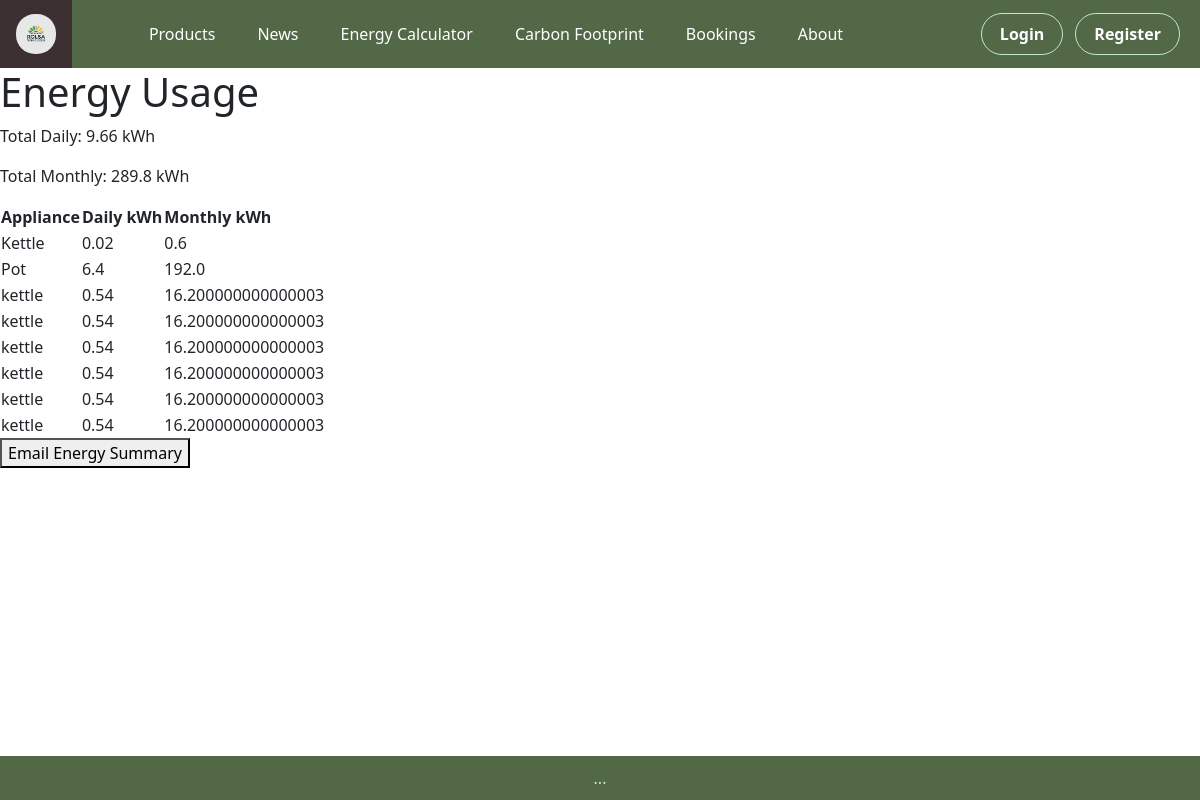
The page /energy on the database as committed earlier.
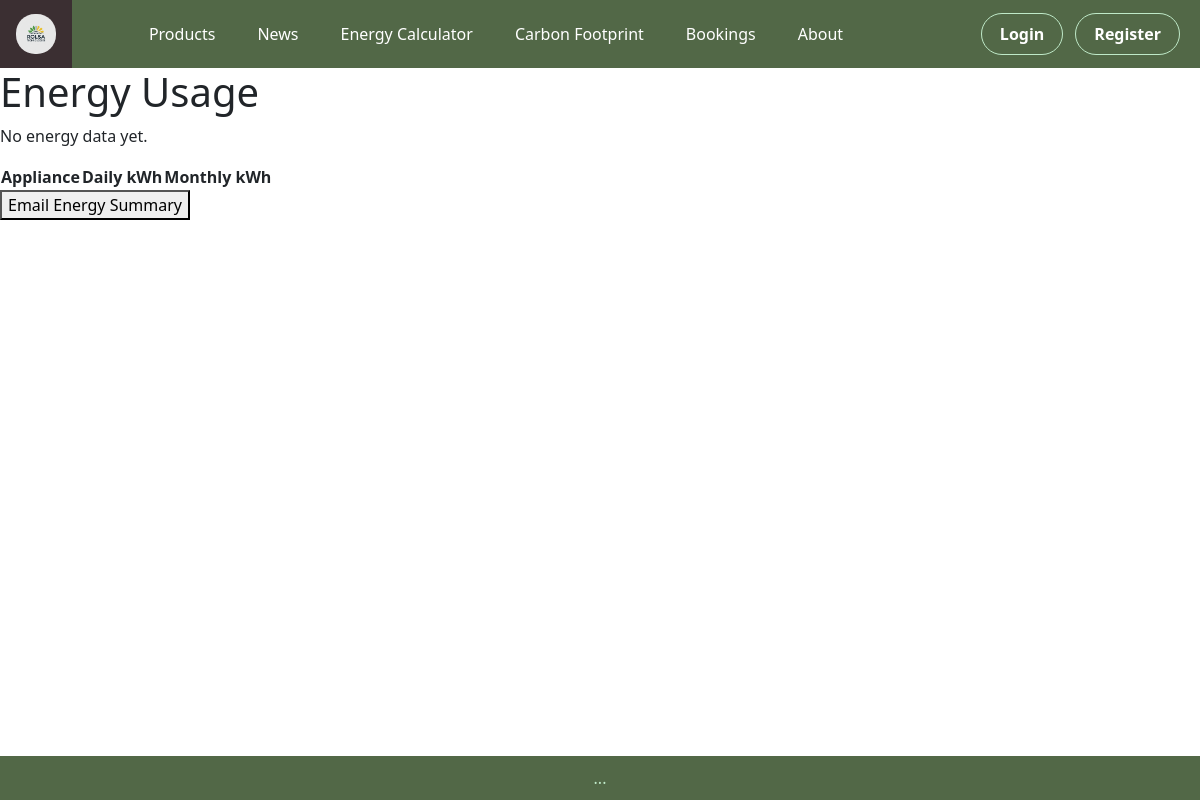
The same page on the database as committed later.
### tables this page shows
CREATE TABLE energy_usage (
            id INTEGER PRIMARY KEY AUTOINCREMENT,
            appliance TEXT,
            watts REAL,
            hours REAL,
            daily_kwh REAL,
            monthly_kwh REAL,
            created_at TIMESTAMP DEFAULT CURRENT_TIMESTAMP
        );

### app.py (the view)
@app.route("/energy")
def energy():
    conn = get_db_connection()
    records = conn.execute("SELECT * FROM energy_usage").fetchall()
    row = conn.execute("""
        SELECT
            COALESCE(SUM(daily_kwh), 0) AS total_daily,
            COALESCE(SUM(monthly_kwh), 0) AS total_monthly
        FROM energy_usage
    """).fetchone()
    conn.close()
    totals = {
        "total_daily": float(row["total_daily"]),
        "total_monthly": float(row["total_monthly"])
    } if records else None
    return render_template("energy.html", records=records, totals=totals)

### app.py (called while the page is built)
def get_db_connection():
    conn = sqlite3.connect(DATABASE)
    conn.row_factory = sqlite3.Row
    return conn

### templates/energy.html
{% extends "base.html" %}
{% block content %}
<h1>Energy Usage</h1>
{% if totals %}
<p>Total Daily: {{ totals.total_daily }} kWh</p>
<p>Total Monthly: {{ totals.total_monthly }} kWh</p>
{% else %}
<p>No energy data yet.</p>
{% endif %}
<table>
  <tr>
    <th>Appliance</th><th>Daily kWh</th><th>Monthly kWh</th>
  </tr>
  {% for r in records %}
  <tr>
    <td>{{ r.appliance }}</td>
    <td>{{ r.daily_kwh }}</td>
    <td>{{ r.monthly_kwh }}</td>
  </tr>
  {% endfor %}
</table>
<form method="POST" action="{{ url_for('email_energy_summary') }}">
    <button type="submit">Email Energy Summary</button>
</form>
{% endblock %}

### templates/base.html (shortened to what this page needs)
<!DOCTYPE html>
<html lang="en">
<head>
    <link rel="stylesheet" href="{{ url_for('static', filename='css/style.css') }}">
    <link href="https://cdn.jsdelivr.net/npm/bootstrap@5.3.2/dist/css/bootstrap.min.css" rel="stylesheet">
</head>
<body>
    <ul class="navbar">
    <li class="nav_logo">
        <a href="{{ url_for('home') }}">
            <img src="{{ url_for('static', filename='images/logo.png') }}" alt="">
        </a>
    </li>
    <div class="nav-center">
        <li><a href="{{ url_for('products') }}">Products</a></li>
        <li><a href="{{ url_for('news') }}">News</a></li>
        <li><a href="{{ url_for('energy') }}">Energy Calculator</a></li>
        <li><a href="{{ url_for('carbon') }}">Carbon Footprint</a></li>
        <li><a href="{{ url_for('booking') }}">Bookings</a></li>
        <li><a href="{{ url_for('about') }}">About</a></li>
    </div>
    <div class="nav-auth">
        <li>
            <a class="nav-btn login-btn" data-bs-toggle="modal" data-bs-target="#loginModal">
                Login
            </a>
        </li>
        <li>
            <a class="nav-btn register-btn" data-bs-toggle="modal" data-bs-target="#registerModal">
                Register
            </a>
        </li>
    </div>
</ul>
    <main>
        {% block content %}
        {% endblock %}
    </main>
    <footer>
        ...
    </footer>
</body>
</html>

### static/css/style.css (style rules this page uses)
html, body { height: 100%; margin: 0; }
body { display: flex; flex-direction: column; background-color: #ffffff; color: #000000; font-family: 'Times New Roman', Times, serif; }
main { flex: 1; }
footer { text-align: center; padding: 10px; background-color: #526847; color: #bfe9c8; }
ul.navbar { list-style: none; margin: 0; padding: 0; background-color: #526847; display: flex; align-items: center; }
.nav-center { display: flex; gap: 10px; margin: 0 auto; }
ul li a { color: #ffffff; padding: 14px 16px; text-decoration: none; display: block; }
.nav_logo img { width: 40px; border-radius: 19px; }
.nav-auth { display: flex; gap: 12px; margin-left: auto; padding-right: 20px; }
.nav-btn { padding: 8px 18px; border-radius: 25px; font-weight: 600; transition: all 0.2s ease; }
.login-btn { background-color: transparent; border: 1.5px solid #bfe9c8; }
.register-btn { background-color: transparent; color: #254844 !important; border: 1.5px solid #bfe9c8; }
ul.navbar a, ul.navbar a.nav-link-login-link, ul.navbar a.nav-link-register-link { color: #ffffff !important; }

Rows that differ between the two databases and show on the page:
removed energy_usage: appliance "Kettle", daily_kwh "0.02", monthly_kwh "0.6"
removed energy_usage: appliance "Pot", daily_kwh "6.4", monthly_kwh "192.0"
removed energy_usage: appliance "kettle", daily_kwh "0.54", monthly_kwh "16.200000000000003"
removed energy_usage: appliance "kettle", daily_kwh "0.54", monthly_kwh "16.200000000000003"
removed energy_usage: appliance "kettle", daily_kwh "0.54", monthly_kwh "16.200000000000003"
removed energy_usage: appliance "kettle", daily_kwh "0.54", monthly_kwh "16.200000000000003"
removed energy_usage: appliance "kettle", daily_kwh "0.54", monthly_kwh "16.200000000000003"
removed energy_usage: appliance "kettle", daily_kwh "0.54", monthly_kwh "16.200000000000003"
Other text that changed with them:
{{ totals.total_daily }}: "9.66" → (not shown)
{{ totals.total_monthly }}: "289.8" → (not shown)
text no longer shown: "Total Daily: kWh Total Monthly: kWh"
text now shown: "No energy data yet."
